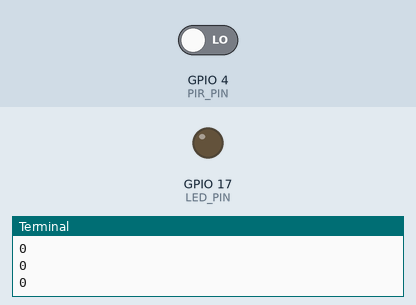
A program run on a simulated Raspberry Pi (BCM pin numbers). On the bench: output pins drawn as LEDs (lit = HIGH), the last lines printed to the terminal. Inputs (shaded band) come from the test bench; at power-on: GPIO 4 (PIR_PIN) LOW.

Above: at 1.2 s.
1.3 s: GPIO 4 (PIR_PIN) driven HIGH
At 2.2 s:
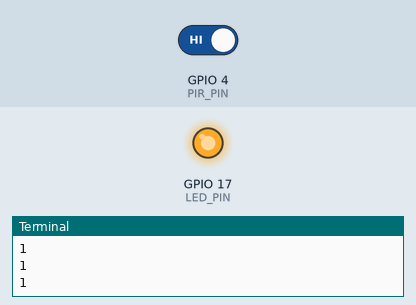
2.8 s: GPIO 4 (PIR_PIN) driven LOW
At 3.4 s:
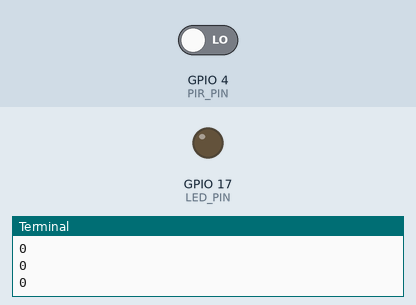
Timing chart, 0 to 5.8 s (numbered marks = the images above; inputs shaded):
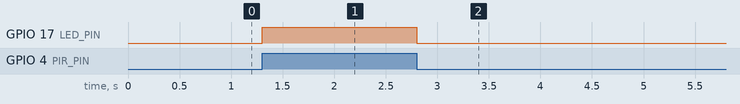

Measured:
- after the input at 1.3 s, GPIO 17 (LED_PIN): LOW → HIGH at once
- after the input at 2.8 s, GPIO 17 (LED_PIN): HIGH → LOW at once

The program:

Led_State_Control_with_PIR_Sensor.py
```python
import RPi.GPIO as GPIO
import time

PIR_PIN = 4
LED_PIN = 17

GPIO.setmode(GPIO.BCM)
GPIO.setup(PIR_PIN, GPIO.IN, pull_up_down=GPIO.PUD_DOWN)
GPIO.setup(LED_PIN, GPIO.OUT)

while True:
    time.sleep(0.1)
    print(GPIO.input(PIR_PIN))

    if GPIO.input(PIR_PIN) == 1:
        GPIO.output(LED_PIN, GPIO.HIGH)
    else:
        GPIO.output(LED_PIN, GPIO.LOW)


GPIO.cleanup()
```
